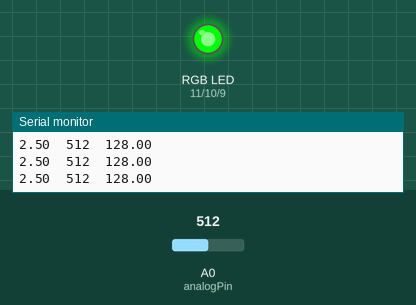
The sketch below on a simulated Arduino Uno, built with avr-gcc and run on an emulated ATmega328P. On the bench: an RGB LED mixed from three pins (HIGH = lit), the last lines printed to the serial monitor. The inputs (shaded band) are chosen by the test bench; at power-on: A0 (analogPin) = 512. Dim RGB values are drawn brighter than linear; pins used as bus, display or sensor lines are not drawn.

Above: at 1.2 s.
1.3 s: A0 (analogPin) set to 496
At 2.3 s:
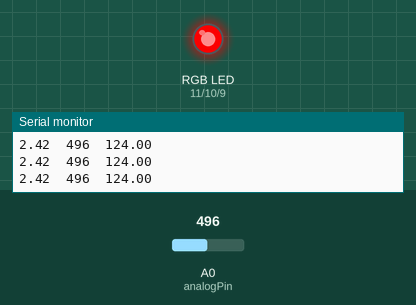
2.8 s: A0 (analogPin) set to 1023
At 4.0 s:
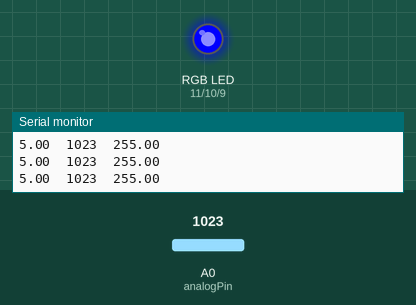
4.4 s: A0 (analogPin) set to 756
At 5.0 s:
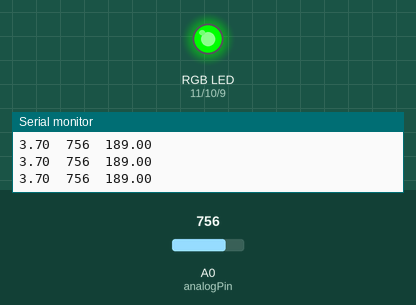
5.9 s: A0 (analogPin) set to 306
At 6.6 s:
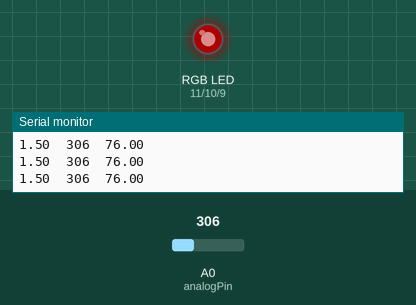
7.4 s: A0 (analogPin) set to 511
At 8.3 s:
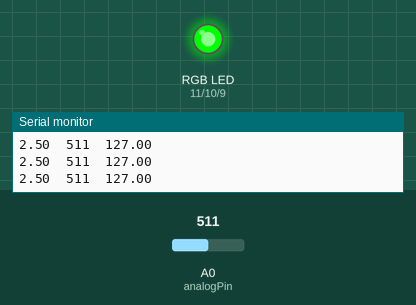
8.9 s: A0 (analogPin) set to 775
At 9.2 s:
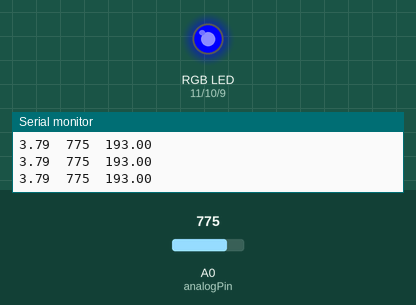
Timing chart, 0 to 11.9 s (numbered marks = the images above; inputs shaded):
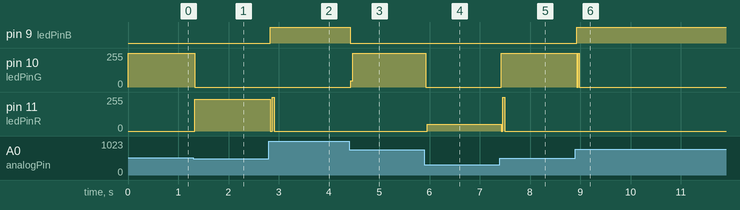

Measured:
- the behaviour switches between 510 and 509 on A0 (analogPin) (found by bisection; images 0 and 1)
- after the input at 1.3 s, pin 10 (ledPinG): 255/255 → 0/255 at once; pin 11 (ledPinR): 0/255 → 240/255 at once
- after the input at 2.8 s, pin 9 (ledPinB): LOW → HIGH at once; pin 11 (ledPinR): 240/255 → 0/255 at once
- after the input at 4.4 s, pin 9 (ledPinB): HIGH → LOW at once; pin 10 (ledPinG): 0/255 → 255/255 at once
- after the input at 5.9 s, pin 10 (ledPinG): 255/255 → 0/255 at once; pin 11 (ledPinR): 0/255 → 50/255 after 0.05 s
- after the input at 7.4 s, pin 10 (ledPinG): 0/255 → 255/255 at once; pin 11 (ledPinR): 50/255 → 0/255 at once
- after the input at 8.9 s, pin 9 (ledPinB): LOW → HIGH at once; pin 10 (ledPinG): 255/255 → 0/255 at once

The sketch:

4AnalogLedOutputRGB.ino
```cpp
int analogPin = A0;    // select the input pin for the potentiometer
int ledPinR = 11;      // select the pin for the REDLED
int ledPinG = 10;      // select the pin for the GREENLED
int ledPinB = 9;       // select the pin for the BLUELED
int val = 0;           // variable to store the value coming from the sensor
int BitVal = 0;        // BitVal value will be 0
int VolVal = 0;        // VolVal value will be 0
int ledPin = 0;        // ledPin value will be 0

void setup() {
  pinMode(ledPin, OUTPUT);        // ledPin as an OUTPUT:
  pinMode(ledPinR, OUTPUT);       // ledPinR as an OUTPUT:
  pinMode(ledPinG, OUTPUT);       // ledPinG as an OUTPUT:
  pinMode(ledPinB, OUTPUT);       // ledPinB as an OUTPUT:
  pinMode(analogPin, INPUT);      // analogPin as an INPUT:
  Serial.begin(9600);             // connect to the serial port
}

void loop() {
  //read the value from the sensor:
  val = analogRead(analogPin);         //val will read the value coming from alaogPin
  float VolVal = val * (5.0 / 1023.0); //math calculation to calculate for Voltage
  Serial.print(VolVal);                //print VolVal on Serial port
  Serial.print("\t");                  //"\t" will make the next serial.print have a space between the previous print
  analogWrite(ledPin, val / 4);        //analogRead values go from 0 to 1023, analogWrite values from 0 to 255
  Serial.print(val);                   //print val on Serial port
  Serial.print("\t");                  //"\t" will make the next serial.print have a space between the previous print
  float BitVal = val / 4;              //math calculation to calculate for brightness of LED
  Serial.print(BitVal);                //print BitVal on Serial port
  Serial.print("\t");                  //"\t" will make the next serial.print have a space between the previous print
  Serial.print("\n");                  //"\n" will make the next serial.print go under

  if (val>255){                  //if val is greater than 255 ledPinG turns on
analogWrite(ledPinR, val);       //analogWrite values from 0 to 255
}
  if (val>509){                  //if val is less than 509
    digitalWrite(ledPinR, LOW);  //ledPinR turns off
}
  if (val<255){                  //if val is less than 255
    digitalWrite(ledPinR, LOW);  //ledPinR turns off
}
  if (val>510){                  //if val is less than 510
analogWrite(ledPinG, val);       //analogWrite values from 0 to 255
}
  if (val>765){                  //if val is greater than 509
    digitalWrite(ledPinG, LOW);  //ledPinG turns off
}
  if (val<510){                  //if val is less than 510
    digitalWrite(ledPinG, LOW);  //ledPinG turns off
}
    if (val>766){                //if val is greater than 766
analogWrite(ledPinB, val);       //analogWrite values from 0 to 255
}
      if (val<765){              //if val is less than 764
  digitalWrite(ledPinB, LOW);    //ledPinB turns off
}
}
```
